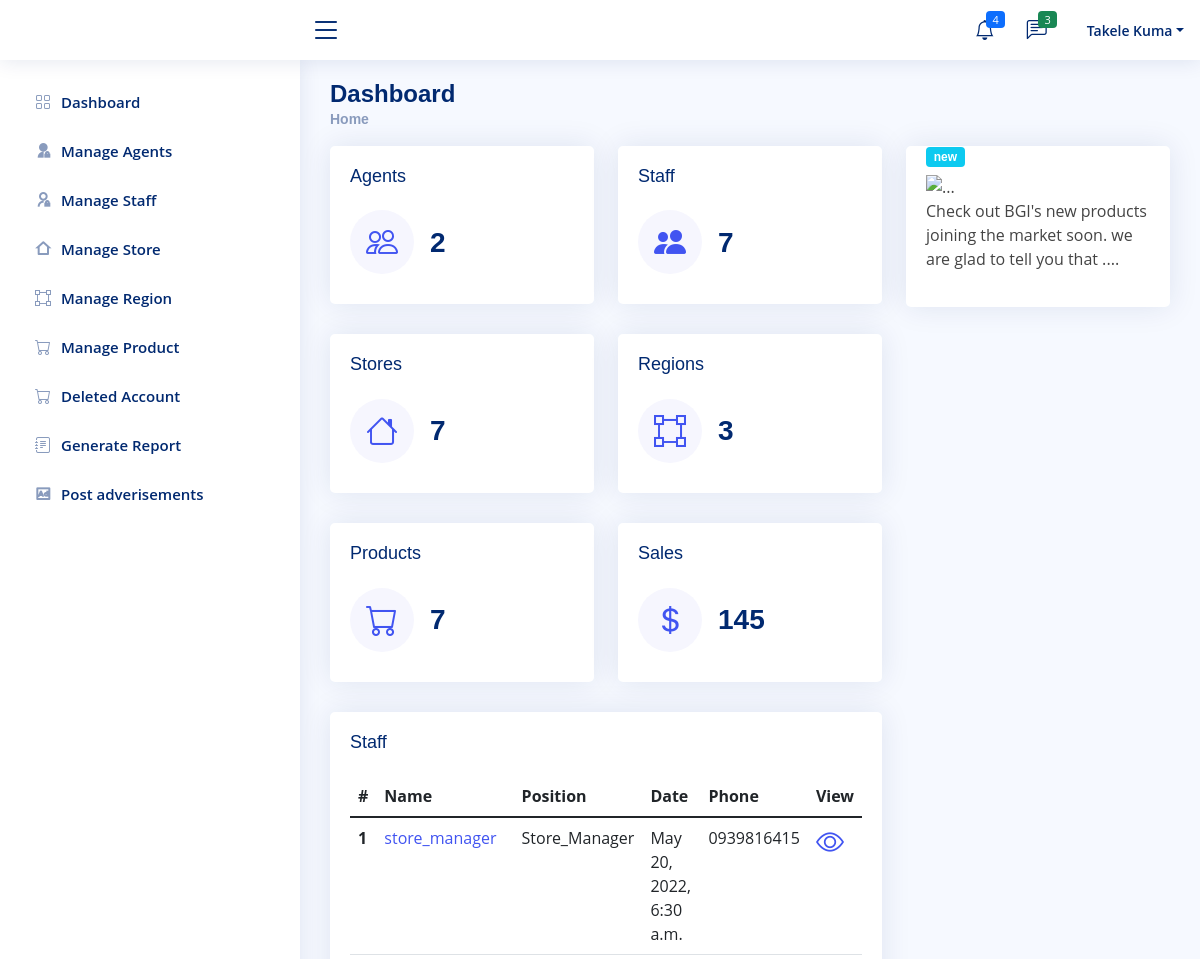
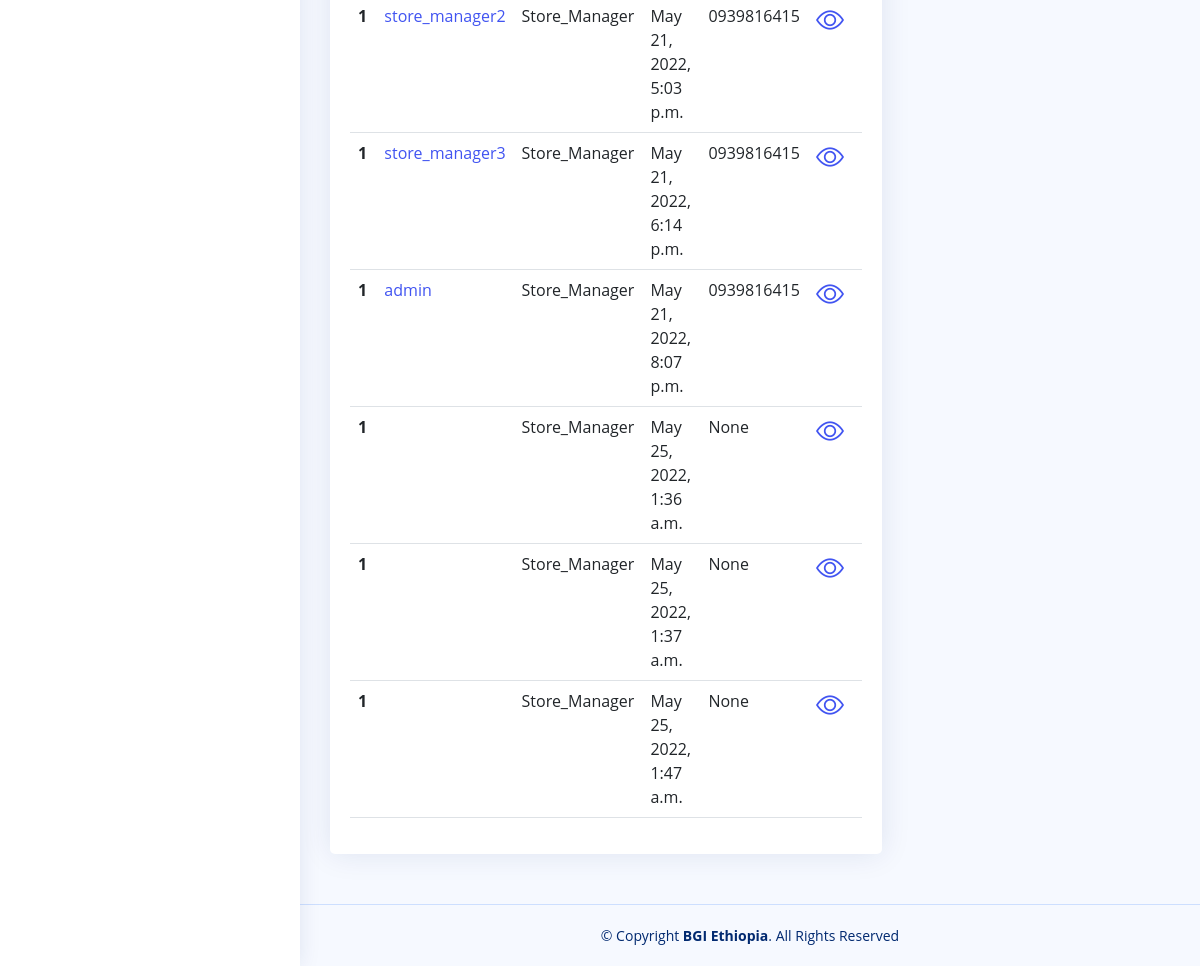
The page /BGI/agent_dashboard (signed in) on the database as committed earlier (2 pictures, top to bottom).
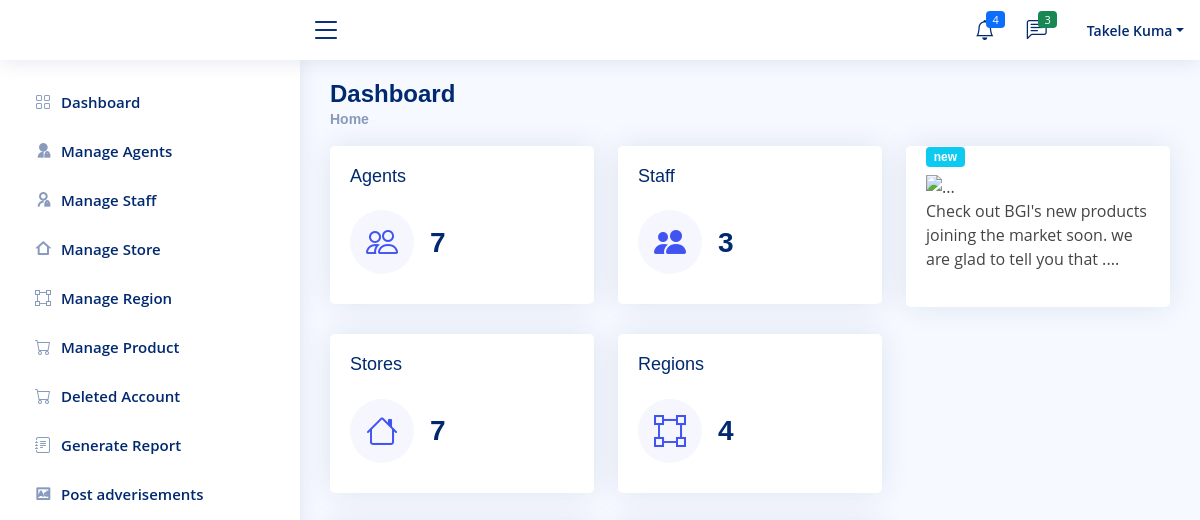
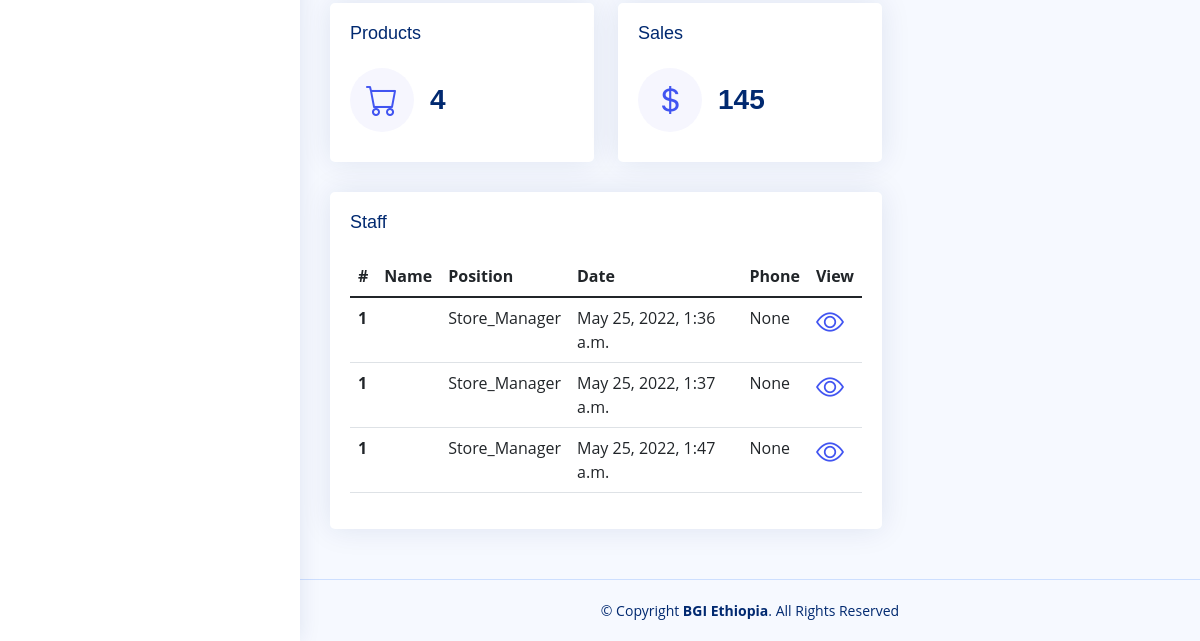
The same page on the database as committed later (2 pictures, top to bottom).
### Company/models.py (models this page shows, shortened)
class Company_Store_Manager(models.Model):
    user=models.ForeignKey(User,null=True, on_delete=models.CASCADE)
    Store=models.OneToOneField(Company_Store,null=True, on_delete=models.CASCADE)
    staff=models.CharField(default='Store_Manager',max_length=50)
    profile_pic=models.ImageField(null=True,blank=True, upload_to='Profile/')
    phone = models.CharField(max_length=200, null=True)
    salary = models.FloatField(null=True,blank=True)
    Adderes = models.CharField(max_length=200, null=True)
    about=models.TextField(null=True,blank=True,max_length=500)
    date_created = models.DateTimeField(auto_now_add=True, null=True)
    Telegram = models.CharField(max_length=200, null=True)
    facebook = models.CharField(max_length=200, null=True)
    instagrm = models.CharField(max_length=200, null=True)

### Company/views.py (the view)
# urls.py: path('agent_dashboard',views.staff_dashboard,name="dashbord-staff"),
@login_required(login_url='login')
def staff_dashboard(request):
    all_agent = Agent.objects.all()
    S_staff = Company_Store_Manager.objects.all()
    F_staff = Finance_Manager.objects.all()
    total_agent = all_agent.count()
    tottal_staff = S_staff.count() + F_staff.count()
    all_store = Company_Store.objects.all()
    tottal_store = all_store.count()
    all_region = Region.objects.all()
    tottal_region = all_region.count()
    all_product = Product.objects.all()
    tottal_product = all_product.count()
    staff_finance_manager = Finance_Manager.objects.all()
    staff_company_store_manager = Company_Store_Manager.objects.all()
    context = {
        'all_agent' : all_agent,
        'total_agent' :total_agent,
        'tottal_staff' : tottal_staff,
        'tottal_store' : tottal_store,
        'tottal_region': tottal_region,
        'tottal_product' : tottal_product,
        'all_product':all_product,
        'staff_finance_manager' :staff_finance_manager,
        'staff_company_store_manager':staff_company_store_manager,
    }
    return render(request,'Company/dashboard/staff.html',context)

### Templates/Company/dashboard/staff.html (shortened to what this page needs)
  {% extends 'Company/dashboard/admin.html'%}
  {% block admin%}
                <div class="card-body">
                    <h5 class="card-title">Staff</h5>
                  <table class="table datatable">
                    <thead>
                      <tr>
                        <th scope="col">#</th>
                        <th scope="col">Name</th>
                        <th scope="col">Position</th>
                        <th scope="col">Date</th>
                        <th scope="col">Phone</th>
                        <th scope="col">View</th>
                      </tr>
                    </thead>
                    <tbody>
                  {% for staff in staff_company_store_manager %}
                      <tr>
                        <th scope="row">1</th>
                        <td><a href="{% url 'staff-detail' staff.id staff.staff %}">{{staff.user.username}}</a></td>
                        <td>{{staff.staff}}</td>
                        <td>{{staff.date_created }}</td>
                        <td>{{staff.phone}}</td>
                        <td>  <a href="{% url 'staff-detail' staff.id staff.staff %}">
                          <h3><i class="bi bi-eye"></i></h3>
                        </a></td>
                      </tr>
                  {% endfor %}
                    </tbody>
                  </table>
              </div>
  {% endblock %}

Rows that differ between the two databases and show on the page:
removed Company_Store_Manager: user.username "store_manager", staff "Store_Manager", date_created "May 20, 2022, 6:30 a.m.", phone "0939816415"
removed Company_Store_Manager: user.username "store_manager2", staff "Store_Manager", date_created "May 21, 2022, 5:03 p.m.", phone "0939816415"
removed Company_Store_Manager: user.username "store_manager3", staff "Store_Manager", date_created "May 21, 2022, 6:14 p.m.", phone "0939816415"
removed Company_Store_Manager: user.username "admin", staff "Store_Manager", date_created "May 21, 2022, 8:07 p.m.", phone "0939816415"
Other text that changed with them:
{{ total_agent }}: "2" → "7"
{{ tottal_staff }}: "7" → "3"
{{ tottal_region }}: "3" → "4"
{{ tottal_product }}: "7" → "4"
